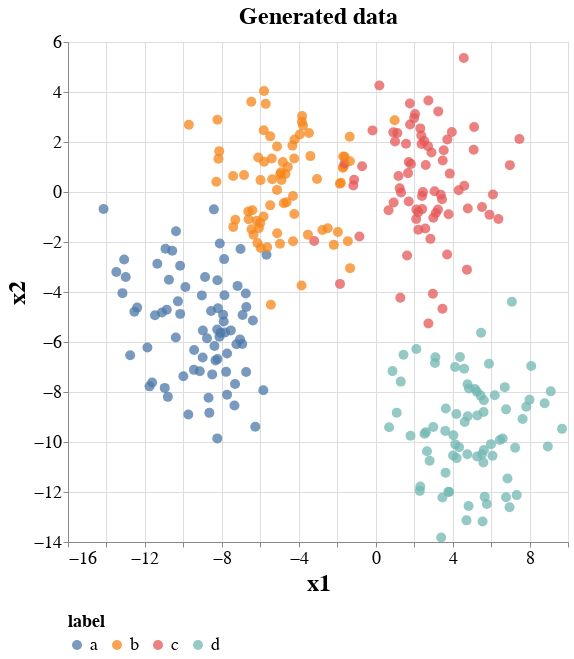

The notebook cell saved with this chart:
### Markdown cell above
## Visualize random data

### Code cell
alt.Chart(df_data).mark_circle(size=100, opacity=0.75).encode(
    x     = 'x1',
    y     = 'x2',
    color = 'label'
).properties(   
    title  = 'Generated data', 
    width  = 500,
    height = 500
).configure_title(
    fontSize      = N_TITLEFONTSIZE_TITLE
).configure_axis(
    labelFontSize = N_LABELFONTSIZE_AXIS,
    titleFontSize = N_TITLEFONTSIZE_AXIS
).configure_legend(
    labelFontSize = N_LABELFONTSIZE_LEGEND,
    titleFontSize = N_TITLEFONTSIZE_LEGEND,
    orient        = 'bottom'
)

### Figure 1 — Vega-Lite specification as saved in the notebook (floating-point values rounded to 4 significant figures; data arrays with more than 128 entries replaced by an {"elided": "..."} marker saying what was removed)
{"config": {"view": {"continuousWidth": 300, "continuousHeight": 300}, "axis": {"labelFontSize": 18, "titleFontSize": 24}, "legend": {"labelFontSize": 18, "orient": "bottom", "titleFontSize": 18}, "title": {"fontSize": 24}}, "data": {"name": "data-050f661ca68e7b4128e2b4fe003df959"}, "mark": {"type": "circle", "opacity": 0.75, "size": 100}, "encoding": {"color": {"field": "label", "type": "nominal"}, "x": {"field": "x1", "type": "quantitative"}, "y": {"field": "x2", "type": "quantitative"}}, "height": 500, "title": "Generated data", "width": 500, "$schema": "https://vega.github.io/schema/vega-lite/v5.8.0.json", "datasets": {"data-050f661ca68e7b4128e2b4fe003df959": {"elided": "300 records"}}}
